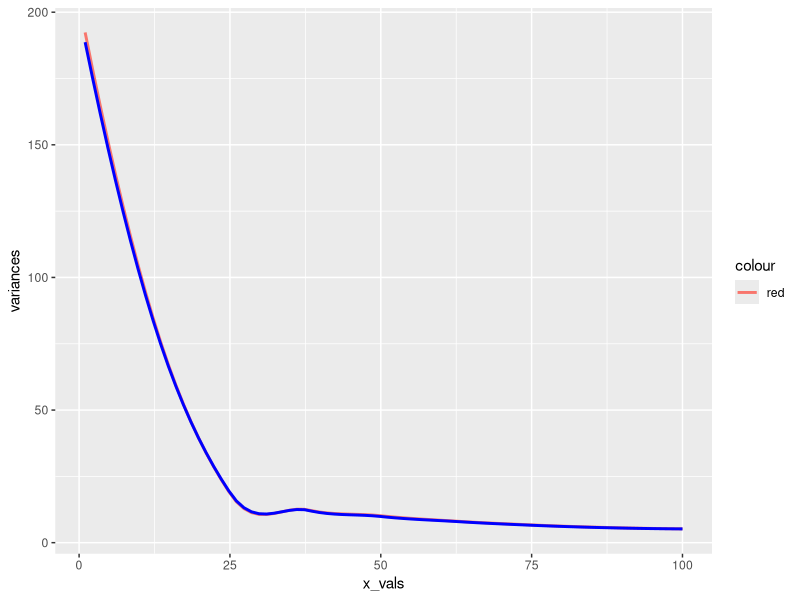

Write the R code that produced this figure.
library(tidyverse)

# first we choose a distribution (Normal, Exponential, Poisson) and sample from it

# choose Poisson, Fisher information is 


n <- 100

param <- 500
fisher_info <- 1/param

estimate_variance <- function(param, distribution, n) {
  if (distribution == "poisson") {
    
    estimates <- numeric(100)
    
    for (i in 1:100) {
      sample <- rpois(n, param)
      
      estimates[i] <- mean(sample)
    }
    
    return (var(estimates))
  }
}



crlb <- function(n){
  return (1/(fisher_info * n))
}

variances <- numeric(n)
crlb_vals <- numeric(n)
x_vals <- 1:n

for (sample_size in 1:n) {
  crlb_vals[sample_size] <- crlb(sample_size)
  variances[sample_size] <- estimate_variance(param=param, distribution="poisson", n = sample_size)
}

df <- tibble(variances, crlb_vals, x_vals)

ggplot(df) +
  geom_smooth(aes(x = x_vals, y = variances, color = "red"), se = FALSE) +
  geom_smooth(aes(x = x_vals, y = crlb_vals), color = "blue", se = FALSE)



